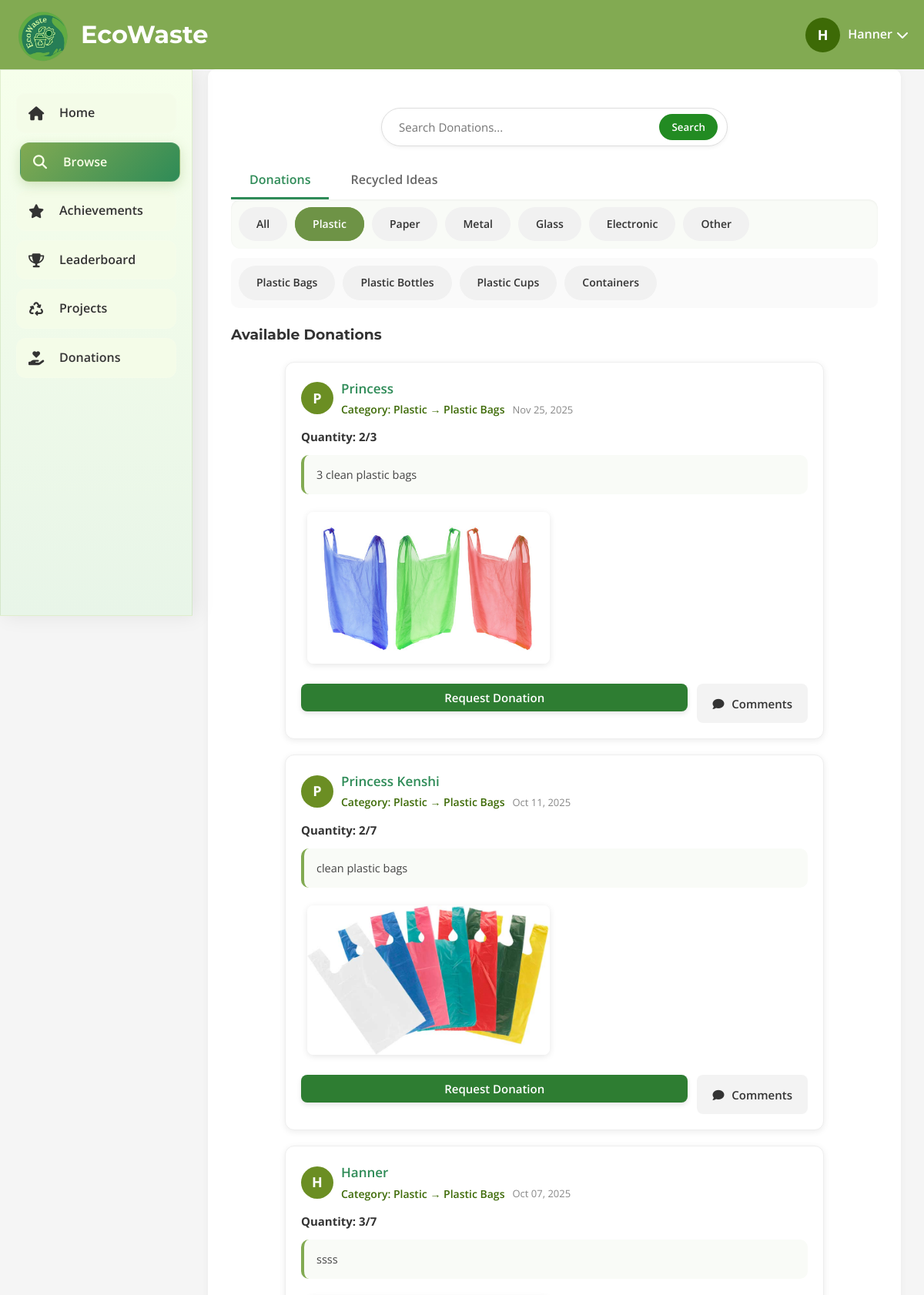
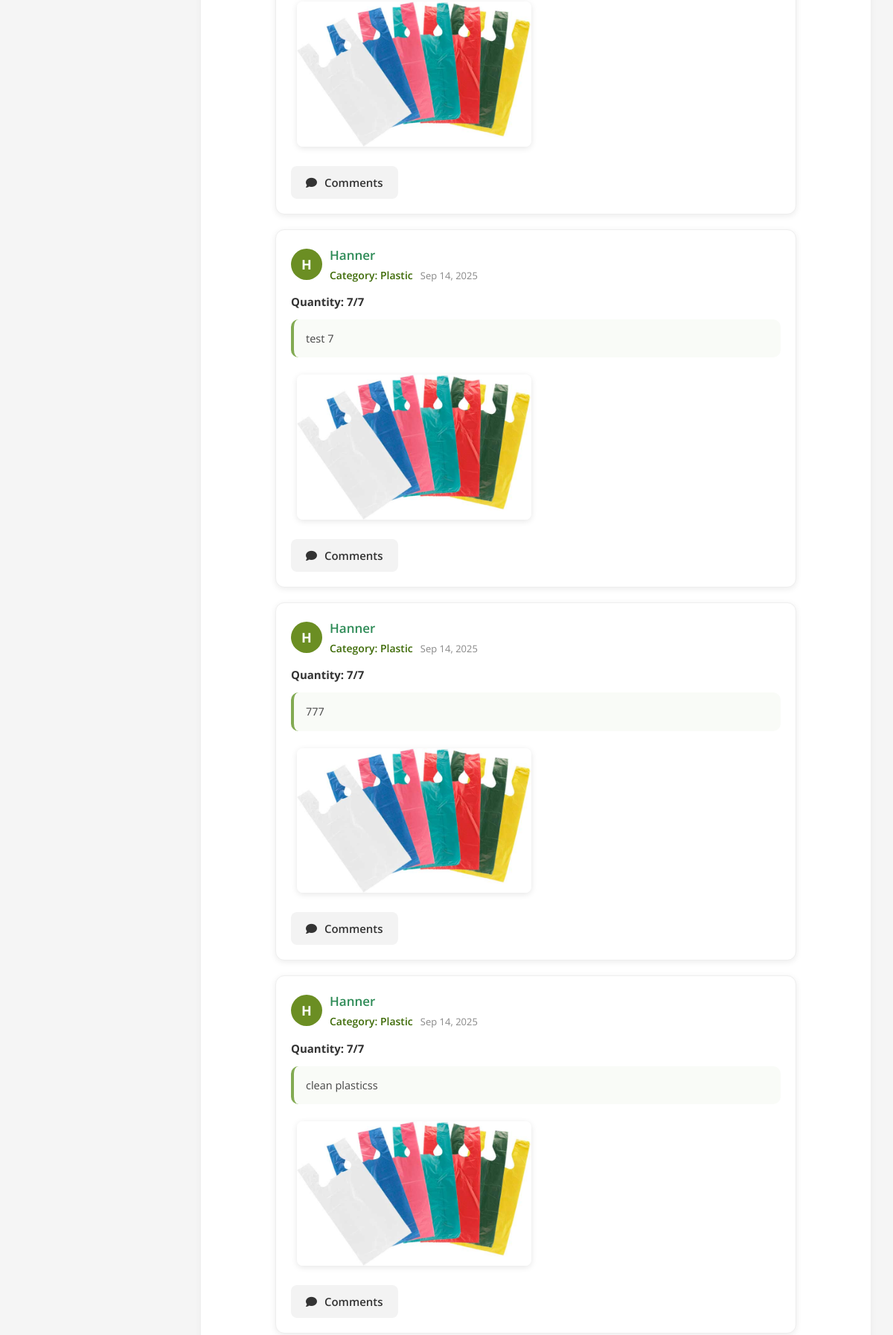
Screenshot of /browse.php?category=Plastic (signed in, upper part) with the database file from the repository (2 pictures, top to bottom).
### tables this page shows
CREATE TABLE `users` (
  `user_id` int(11) NOT NULL,
  `google_id` varchar(255) DEFAULT NULL,
  `email` varchar(100) NOT NULL,
  `password_hash` varchar(255) NOT NULL,
  `first_name` varchar(50) NOT NULL,
  `middle_name` varchar(50) DEFAULT NULL,
  `last_name` varchar(50) NOT NULL,
  `avatar` varchar(500) DEFAULT NULL,
  `contact_number` varchar(20) NOT NULL,
  `address` text NOT NULL,
  `city` varchar(50) NOT NULL,
  `zip_code` varchar(20) NOT NULL,
  `created_at` timestamp NOT NULL DEFAULT current_timestamp(),
  `points` int(11) DEFAULT 0,
  `verification_code` varchar(10) DEFAULT NULL,
  `verified` tinyint(1) DEFAULT 0,
  `remember_token` varchar(255) DEFAULT NULL,
  `token_expiry` datetime DEFAULT NULL,
  `is_verified` tinyint(1) DEFAULT 0,
  `verification_token` varchar(100) DEFAULT NULL
);

CREATE TABLE `donations` (
  `donation_id` int(11) NOT NULL,
  `donor_id` int(11) NOT NULL,
  `item_name` varchar(255) NOT NULL,
  `category` varchar(100) DEFAULT NULL,
  `subcategory` varchar(255) DEFAULT NULL,
  `quantity` int(11) NOT NULL,
  `total_quantity` int(11) NOT NULL,
  `status` varchar(50) DEFAULT 'Available',
  `donated_at` datetime DEFAULT current_timestamp(),
  `claimed_by_name` varchar(255) DEFAULT NULL,
  `project_name` varchar(255) DEFAULT NULL,
  `delivered_at` datetime DEFAULT NULL,
  `requested_by` int(11) DEFAULT NULL,
  `requested_at` datetime DEFAULT NULL,
  `receiver_id` int(11) DEFAULT NULL,
  `received_at` datetime DEFAULT NULL,
  `donor_name` varchar(255) DEFAULT NULL,
  `image_path` varchar(255) DEFAULT NULL,
  `description` text DEFAULT NULL
);

### browse.php (the view, shortened to what this page needs)
    <?php
    $conn = getDBConnection();
    $conn->query("SET time_zone = '+08:00'");
    $user_id = $_SESSION['user_id'];
    $user_query = $conn->prepare("SELECT * FROM users WHERE user_id = ?");
    $user_query->bind_param("i", $user_id);
    $user_query->execute();
    $user_result = $user_query->get_result();
    $user_data = $user_result->fetch_assoc();
$selectedCategory = isset($_GET['category']) ? $_GET['category'] : 'All';
$selectedSubcategory = isset($_GET['subcategory']) ? $_GET['subcategory'] : null;
$sql = "
    SELECT d.*, u.first_name, u.last_name
    FROM donations d
    JOIN users u ON d.donor_id = u.user_id
    WHERE d.status = 'Available'
";
$params = [];
$types = '';
$mainCategories = ["Plastic", "Paper", "Metal", "Glass", "Electronic"];
if ($selectedCategory !== 'All') {
    if ($selectedCategory === 'Other') {
        $placeholders = implode(',', array_fill(0, count($mainCategories), '?'));
        $sql .= " AND d.category NOT IN ($placeholders)";
        $params = array_merge($params, $mainCategories);
        $types .= str_repeat('s', count($mainCategories));
    } else {
        $sql .= " AND d.category = ?";
        $params[] = $selectedCategory;
        $types .= 's';
    }
}
$sql .= " ORDER BY d.donated_at DESC";
$stmt = $conn->prepare($sql);
if (!empty($params)) {
    $stmt->bind_param($types, ...$params);
}
$stmt->execute();
$result = $stmt->get_result();
$donations = $result->fetch_all(MYSQLI_ASSOC);
    $mainCategories = ["Plastic", "Paper", "Metal", "Glass", "Electronic"];
    $subcategories = [];
    if ($selectedCategory !== 'All') {
        $subcategories = [];
        if ($selectedCategory === 'Other') {
            $placeholders = implode(',', array_fill(0, count($mainCategories), '?'));
            $sqlSub = "SELECT DISTINCT subcategory FROM donations WHERE status='Available' AND (category NOT IN ($placeholders))";
            $subQuery = $conn->prepare($sqlSub);
            $subQuery->bind_param(str_repeat('s', count($mainCategories)), ...$mainCategories);
        } else {
            $subQuery = $conn->prepare("SELECT DISTINCT subcategory FROM donations WHERE category = ? AND status='Available'");
            $subQuery->bind_param("s", $selectedCategory);
        }
        $subQuery->execute();
        $subResult = $subQuery->get_result();
        while ($subRow = $subResult->fetch_assoc()) {
            if (!empty($subRow['subcategory'])) {
                $subcategories[] = $subRow['subcategory'];
            }
        }
        $defaultSubs = [
            'Plastic' => ['Plastic Bottles', 'Plastic Cups', 'Plastic Bags', 'Containers'],
            'Paper' => ['Cartons', 'Newspapers', 'Cardboard', 'Magazines', "Office Paper"],
            'Metal' => ['Aluminum Cans', 'Tin Cans', 'Scrap Metal', 'Aluminum Foil'],
            'Glass' => ['Glass Bottles', 'Broken Glass', 'Containers'],
            'Electronic' => ['Phones', 'Chargers', 'Wires', 'Old Appliances']
        ];
        if ($selectedCategory !== 'Other' && array_key_exists($selectedCategory, $defaultSubs)) {
            $subcategories = array_unique(array_merge($subcategories, $defaultSubs[$selectedCategory]));
        }
    }
    ?>
    <!DOCTYPE html>
    <html lang="en">
    <head>
        <link rel="stylesheet" href="assets/css/browse.css">
        <link rel="stylesheet" href="https://cdnjs.cloudflare.com/ajax/libs/font-awesome/6.4.0/css/all.min.css">
    </head>
    <body>
        <header>
            <div class="logo-container">
                <div class="logo">
                    <img src="assets/img/ecowaste_logo.png" alt="EcoWaste Logo">
                </div>
                <h1>EcoWaste</h1>
            </div>
            <div class="user-profile" id="userProfile">
                <div class="profile-pic">
                    <?= strtoupper(substr(htmlspecialchars($user_data['first_name'] ?? 'User'), 0, 1)) ?>
                </div>
                <span class="profile-name"><?= htmlspecialchars($user_data['first_name'] ?? 'User') ?></span>
                <i class="fas fa-chevron-down dropdown-arrow"></i>
            </div>
        </header>
        <div class="container">
            <aside class="sidebar">
                <nav>
                    <ul>
                        <li><a href="homepage.php"><i class="fas fa-home"></i>Home</a></li>
                        <li><a href="browse.php" class="active"><i class="fas fa-search"></i>Browse</a></li>
                        <li><a href="achievements.php"><i class="fas fa-star"></i>Achievements</a></li>
                        <li><a href="leaderboard.php"><i class="fas fa-trophy"></i>Leaderboard</a></li>
                        <li><a href="projects.php"><i class="fas fa-recycle"></i>Projects</a></li>
                        <li><a href="donations.php"><i class="fas fa-hand-holding-heart"></i>Donations</a></li>
                    </ul>
                </nav>
            </aside>
            <main class="main-content">
                <div class="search-bar">
                    <form action="browse.php" method="get">
                        <input type="text" name="search" placeholder="Search Donations..." value="<?= htmlspecialchars($_GET['search'] ?? '') ?>">
                        <button type="submit">Search</button>
                    </form>
                </div>
                <div class="tab-container">
                    <button class="tab-btn active" onclick="openTab('donations')">Donations</button>
                    <button class="tab-btn" onclick="openTab('recycled-ideas')">Recycled Ideas</button>
                </div>
                <div id="donations" class="tab-content" style="display: block;">
                    <div class="categories">
                        <div class="categories">
                            <div class="category-scroll-container">
                                <ul class="category-list">
                                    <li class="<?= $selectedCategory === 'All' ? 'active' : '' ?>">
                                        <a href="browse.php">All</a>
                                    </li>
                                    <?php
                                    $mainCategories = ["Plastic", "Paper", "Metal", "Glass", "Electronic"];
                                    foreach ($mainCategories as $cat):
                                    ?>
                                        <li class="<?= $selectedCategory === $cat ? 'active' : '' ?>">
                                            <a href="browse.php?category=<?= urlencode($cat) ?>"><?= htmlspecialchars($cat) ?></a>
                                        </li>
                                    <?php endforeach; ?>
                                    <li class="<?= $selectedCategory === 'Other' ? 'active' : '' ?>">
                                        <a href="browse.php?category=Other">Other</a>
                                    </li>
                                </ul>
                            </div>
                        <?php if (!empty($subcategories)): ?>
                        <div class="subcategory-container">
                            <ul class="subcategory-list">
                                <?php foreach ($subcategories as $sub): ?>
                                    <li class="<?= $selectedSubcategory === $sub ? 'active' : '' ?>">
                                        <a href="browse.php?category=<?= urlencode($selectedCategory) ?>&subcategory=<?= urlencode($sub) ?>">
                                            <?= htmlspecialchars($sub) ?>
                                        </a>
                                    </li>
                                <?php endforeach; ?>
                            </ul>
                        </div>
                        <?php endif; ?>
                    </div>
                    <div class="section-card">
                        <h3>Available Donations</h3>
                        <div class="available">
                            <?php if (count($donations) === 0): ?>
                                <p>No donations available.</p>
                            <?php else: ?>
                                <?php foreach ($donations as $donation): ?>
                                    <div class="available-item">
                                        <div class="donation-user-header">
                                            <?php
                                                $donor_stmt = $conn->prepare("SELECT user_id, first_name FROM users WHERE user_id = ?");
                                                $donor_stmt->bind_param("i", $donation['donor_id']);
                                                $donor_stmt->execute();
                                                $donor_result = $donor_stmt->get_result();
                                                $donor = $donor_result->fetch_assoc();
                                                $donor_initial = strtoupper(substr(htmlspecialchars($donor['first_name']), 0, 1));
                                            ?>
                                            <div class="user-avatar"><?= $donor_initial ?></div>
                                            <div class="user-info">
                                                <?php
                                                    $donorId = htmlspecialchars($donor['user_id']);
                                                    $donorName = htmlspecialchars($donor['first_name']);
                                                ?>
                                                <div class="user-name">
                                                    <a href="profile.php?user_id=<?= $donorId ?>" class="user-link"><?= $donorName ?></a>
                                                </div>
                                                <div class="donation-meta">
                                                    <span class="category">
                                                        Category:
                                                        <?= htmlspecialchars($donation['category']) ?>
                                                        <?php if (!empty($donation['subcategory'])): ?>
                                                            → <?= htmlspecialchars($donation['subcategory']) ?>
                                                        <?php endif; ?>
                                                    </span>
                                                    <span class="time-ago"><?= htmlspecialchars(date('M d, Y', strtotime($donation['donated_at']))) ?></span>
                                                </div>
                                            </div>
                                        </div>
                                        <div class="item-quantity" data-donation-quantity-id="<?= (int)$donation['donation_id'] ?>">
                                            Quantity: <?= htmlspecialchars($donation['quantity']) ?>/<?= htmlspecialchars($donation['total_quantity']) ?>
                                        </div>
                                        <?php if (!empty($donation['description'])): ?>
                                            <div class="donation-description">
                                                <?= nl2br(htmlspecialchars($donation['description'])) ?>
                                            </div>
                                        <?php endif; ?>
                                        <?php if (!empty($donation['image_path'])): ?>
                                            <?php
                                            $images = json_decode($donation['image_path'], true);
                                            if (is_array($images) && !empty($images)): ?>
                                                <div class="donation-images-grid">
                                                    <?php foreach ($images as $image): ?>
                                                        <img src="<?= htmlspecialchars($image) ?>" alt="Donation Image" class="donation-image donation-image-large">
                                                    <?php endforeach; ?>
                                                </div>
                                            <?php endif; ?>
                                        <?php endif; ?>
                                        <div class="donation-actions">
                                            <?php if ($donation['donor_id'] == $_SESSION['user_id']): ?>
                                                <button class="comment-btn" data-donation-id="<?= (int)$donation['donation_id'] ?>">
                                                    <i class="fas fa-comment"></i> Comments
                                                </button>
                                            <?php else: ?>
                                                <button class="request-btn"
                                                        data-donation-id="<?= (int)$donation['donation_id'] ?>"
                                                        data-available="<?= (int)$donation['quantity'] ?>"
                                                        data-total="<?= (int)$donation['total_quantity'] ?>">
                                                    Request Donation
                                                </button>
                                                <button class="comment-btn" data-donation-id="<?= (int)$donation['donation_id'] ?>">
                                                    <i class="fas fa-comment"></i> Comments
                                                </button>
                                            <?php endif; ?>
                                        </div>
                                    </div>
                                <?php endforeach; ?>
                            <?php endif; ?>
                        </div>
                    </div>
                </div>
            </main>
        </div>
<link href="https://cdnjs.cloudflare.com/ajax/libs/lightbox2/2.11.3/css/lightbox.min.css" rel="stylesheet">
</body>
    </html>

### rows the page displays
users: first_name "H", first_name "Hanner"
donations: donor.first_name "P", donor.first_name "Princess", category "Plastic", subcategory "Plastic Bags", donated_at "Nov 25, 2025", quantity "2", total_quantity "3", description "3 clean plastic bags", shows a picture
donations: donor.first_name "P", donor.first_name "Princess Kenshi", category "Plastic", subcategory "Plastic Bags", donated_at "Oct 11, 2025", quantity "2", total_quantity "7", description "clean plastic bags"
donations: donor.first_name "H", donor.first_name "Hanner", category "Plastic", subcategory "Plastic Bags", donated_at "Oct 07, 2025", quantity "3", total_quantity "7", description "ssss"
donations: donor.first_name "H", donor.first_name "Hanner", category "Plastic", donated_at "Sep 14, 2025", quantity "7", total_quantity "7", description "test 7"
donations: donor.first_name "H", donor.first_name "Hanner", category "Plastic", donated_at "Sep 14, 2025", quantity "7", total_quantity "7", description "777"
donations: donor.first_name "H", donor.first_name "Hanner", category "Plastic", donated_at "Sep 14, 2025", quantity "7", total_quantity "7", description "clean plasticss"

### other values shown
$cat "Plastic"
$cat "Paper"
$cat "Metal"
$cat "Glass"
$cat "Electronic"
$sub "Plastic Bags"
$sub "Plastic Bottles"
$sub "Plastic Cups"
$sub "Containers"
